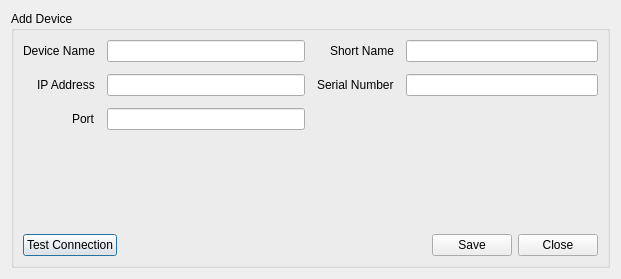
<?xml version="1.0" encoding="UTF-8"?>
<ui version="4.0">
 <class>Dialog</class>
 <widget class="QDialog" name="Dialog">
  <property name="geometry">
   <rect>
    <x>0</x>
    <y>0</y>
    <width>621</width>
    <height>279</height>
   </rect>
  </property>
  <property name="windowTitle">
   <string>Add Device</string>
  </property>
  <layout class="QVBoxLayout" name="verticalLayout_3">
   <item>
    <widget class="QGroupBox" name="groupBox">
     <property name="title">
      <string>Add Device</string>
     </property>
     <layout class="QVBoxLayout" name="verticalLayout_2">
      <item>
       <layout class="QVBoxLayout" name="verticalLayout" stretch="1,0">
        <item>
         <layout class="QHBoxLayout" name="horizontalLayout">
          <property name="spacing">
           <number>12</number>
          </property>
          <item>
           <layout class="QFormLayout" name="formLayout">
            <property name="labelAlignment">
             <set>Qt::AlignRight|Qt::AlignTrailing|Qt::AlignVCenter</set>
            </property>
            <item row="0" column="0">
             <widget class="QLabel" name="labelDeviceName">
              <property name="text">
               <string>Device Name</string>
              </property>
             </widget>
            </item>
            <item row="0" column="1">
             <widget class="QLineEdit" name="inputDeviceName"/>
            </item>
            <item row="1" column="0">
             <widget class="QLabel" name="labelIpAddress">
              <property name="text">
               <string>IP Address</string>
              </property>
             </widget>
            </item>
            <item row="1" column="1">
             <widget class="QLineEdit" name="inputIpAddress"/>
            </item>
            <item row="2" column="0">
             <widget class="QLabel" name="labelPort">
              <property name="text">
               <string>Port</string>
              </property>
             </widget>
            </item>
            <item row="2" column="1">
             <widget class="QLineEdit" name="inputPort"/>
            </item>
           </layout>
          </item>
          <item>
           <layout class="QFormLayout" name="formLayout_2">
            <property name="labelAlignment">
             <set>Qt::AlignRight|Qt::AlignTrailing|Qt::AlignVCenter</set>
            </property>
            <item row="0" column="0">
             <widget class="QLabel" name="labelShortName">
              <property name="text">
               <string>Short Name</string>
              </property>
             </widget>
            </item>
            <item row="0" column="1">
             <widget class="QLineEdit" name="inputShortName"/>
            </item>
            <item row="1" column="0">
             <widget class="QLabel" name="labelSerialNumber">
              <property name="text">
               <string>Serial Number</string>
              </property>
             </widget>
            </item>
            <item row="1" column="1">
             <widget class="QLineEdit" name="inputSerialNumber"/>
            </item>
           </layout>
          </item>
         </layout>
        </item>
        <item>
         <layout class="QHBoxLayout" name="horizontalLayout_2">
          <item>
           <widget class="QPushButton" name="buttonTestConnection">
            <property name="text">
             <string>Test Connection</string>
            </property>
           </widget>
          </item>
          <item>
           <spacer name="horizontalSpacer">
            <property name="orientation">
             <enum>Qt::Horizontal</enum>
            </property>
            <property name="sizeHint" stdset="0">
             <size>
              <width>40</width>
              <height>20</height>
             </size>
            </property>
           </spacer>
          </item>
          <item>
           <widget class="QPushButton" name="buttonSave">
            <property name="text">
             <string>Save</string>
            </property>
           </widget>
          </item>
          <item>
           <widget class="QPushButton" name="buttonClose">
            <property name="text">
             <string>Close</string>
            </property>
           </widget>
          </item>
         </layout>
        </item>
       </layout>
      </item>
     </layout>
    </widget>
   </item>
  </layout>
 </widget>
 <resources/>
 <connections/>
</ui>
